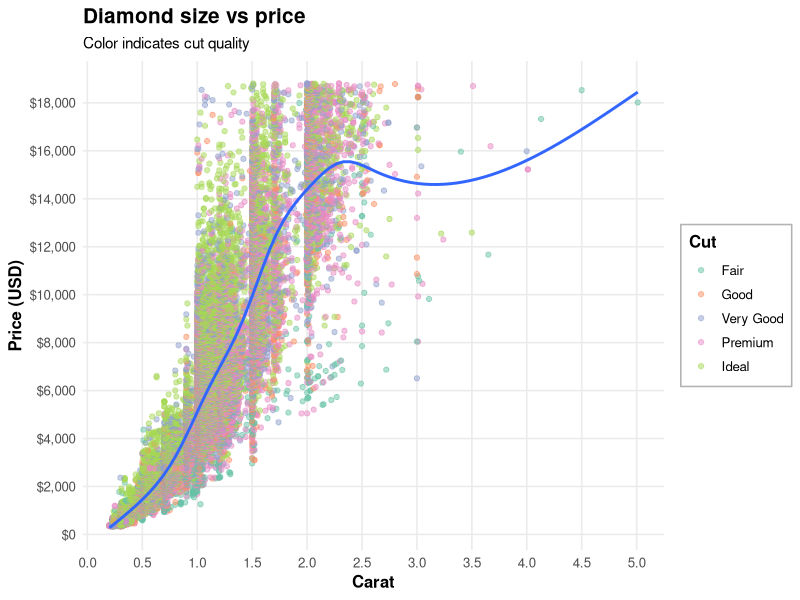
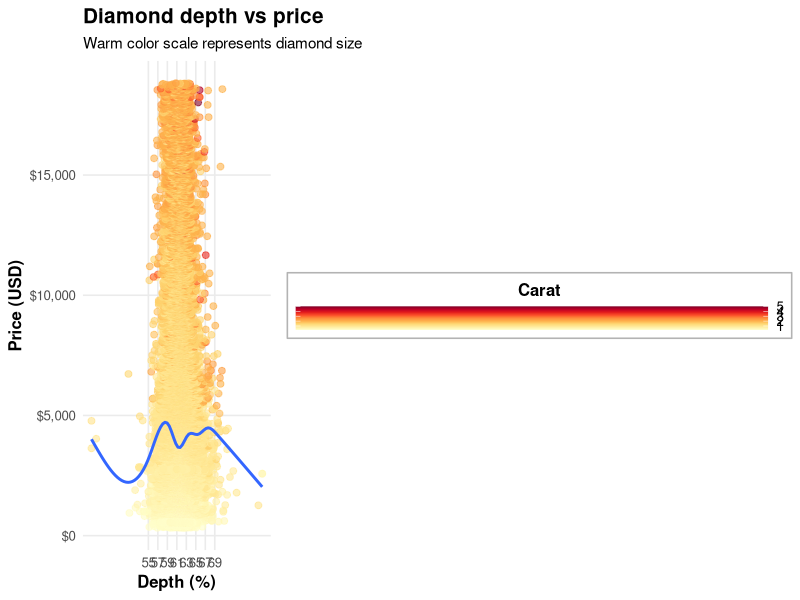
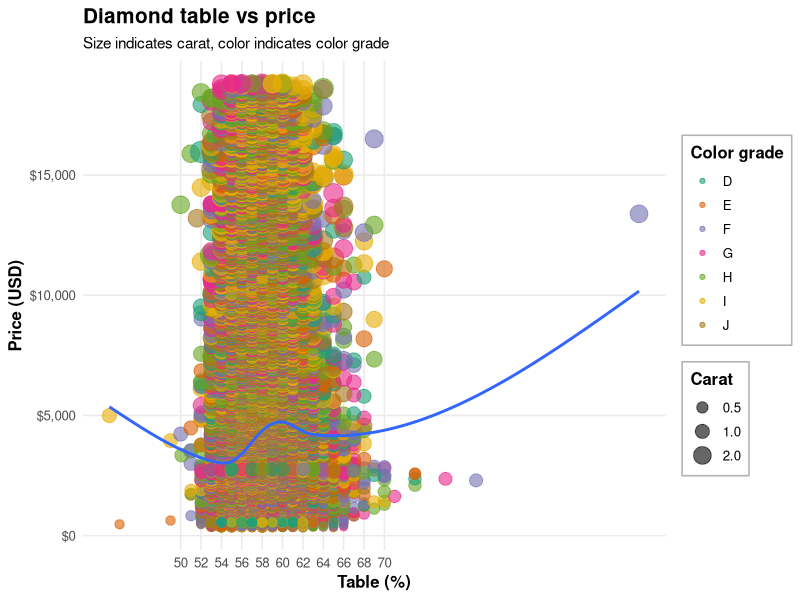

Here is the R script that generated these plots, in order:
install.packages(c("ggplot2", "dplyr", "scales", "RColorBrewer"))

library(ggplot2)
library(dplyr)
library(scales)
library(RColorBrewer)

# =========================
# Data
# =========================

data(diamonds)

diamonds_hw <- diamonds %>%
  mutate(
    cut = factor(cut, levels = c("Fair", "Good", "Very Good", "Premium", "Ideal")),
    color = factor(color)
  )

# =========================
# Theme
# =========================

hw_theme <- theme_minimal(base_size = 12) +
  theme(
    plot.title = element_text(face = "bold", size = 15, hjust = 0),
    plot.subtitle = element_text(size = 11),
    axis.title = element_text(face = "bold"),
    legend.title = element_text(face = "bold"),
    legend.background = element_rect(fill = "white", colour = "grey70"),
    panel.grid.minor = element_blank()
  )

# =========================
# Plot 1
# =========================
# Carat vs price

ggplot(diamonds_hw, aes(x = carat, y = price)) +
  geom_point(aes(color = cut), alpha = 0.5) +
  geom_smooth(se = FALSE) +
  scale_x_continuous(breaks = seq(0, 5, by = 0.5)) +
  scale_y_continuous(
    breaks = seq(0, 20000, by = 2000),
    labels = dollar
  ) +
  scale_color_brewer(palette = "Set2", name = "Cut") +
  labs(
    title = "Diamond size vs price",
    subtitle = "Color indicates cut quality",
    x = "Carat",
    y = "Price (USD)"
  ) +
  hw_theme

# =========================
# Plot 2
# =========================
# Depth vs price with warm gradient

ggplot(diamonds_hw, aes(x = depth, y = price)) +
  geom_point(aes(color = carat), alpha = 0.6, size = 2) +
  geom_smooth(se = FALSE) +
  scale_x_continuous(breaks = seq(55, 70, by = 2)) +
  scale_y_continuous(labels = dollar) +
  scale_color_gradientn(
    colours = brewer.pal(9, "YlOrRd"),
    name = "Carat"
  ) +
  guides(
    color = guide_colorbar(
      title.position = "top",
      title.hjust = 0.5,
      barwidth = unit(12, "cm"),
      barheight = unit(0.6, "cm")
    )
  ) +
  labs(
    title = "Diamond depth vs price",
    subtitle = "Warm color scale represents diamond size",
    x = "Depth (%)",
    y = "Price (USD)"
  ) +
  hw_theme

# =========================
# Plot 3
# =========================
# Table vs price, size & color

ggplot(diamonds_hw, aes(x = table, y = price)) +
  geom_point(aes(size = carat, color = color), alpha = 0.6) +
  geom_smooth(se = FALSE) +
  scale_x_continuous(breaks = seq(50, 70, by = 2)) +
  scale_y_continuous(labels = dollar) +
  scale_size(
    name = "Carat",
    breaks = c(0.5, 1, 2),
    range = c(2, 8)
  ) +
  scale_color_brewer(palette = "Dark2", name = "Color grade") +
  labs(
    title = "Diamond table vs price",
    subtitle = "Size indicates carat, color indicates color grade",
    x = "Table (%)",
    y = "Price (USD)"
  ) +
  hw_theme +
  theme(legend.position = "right")
